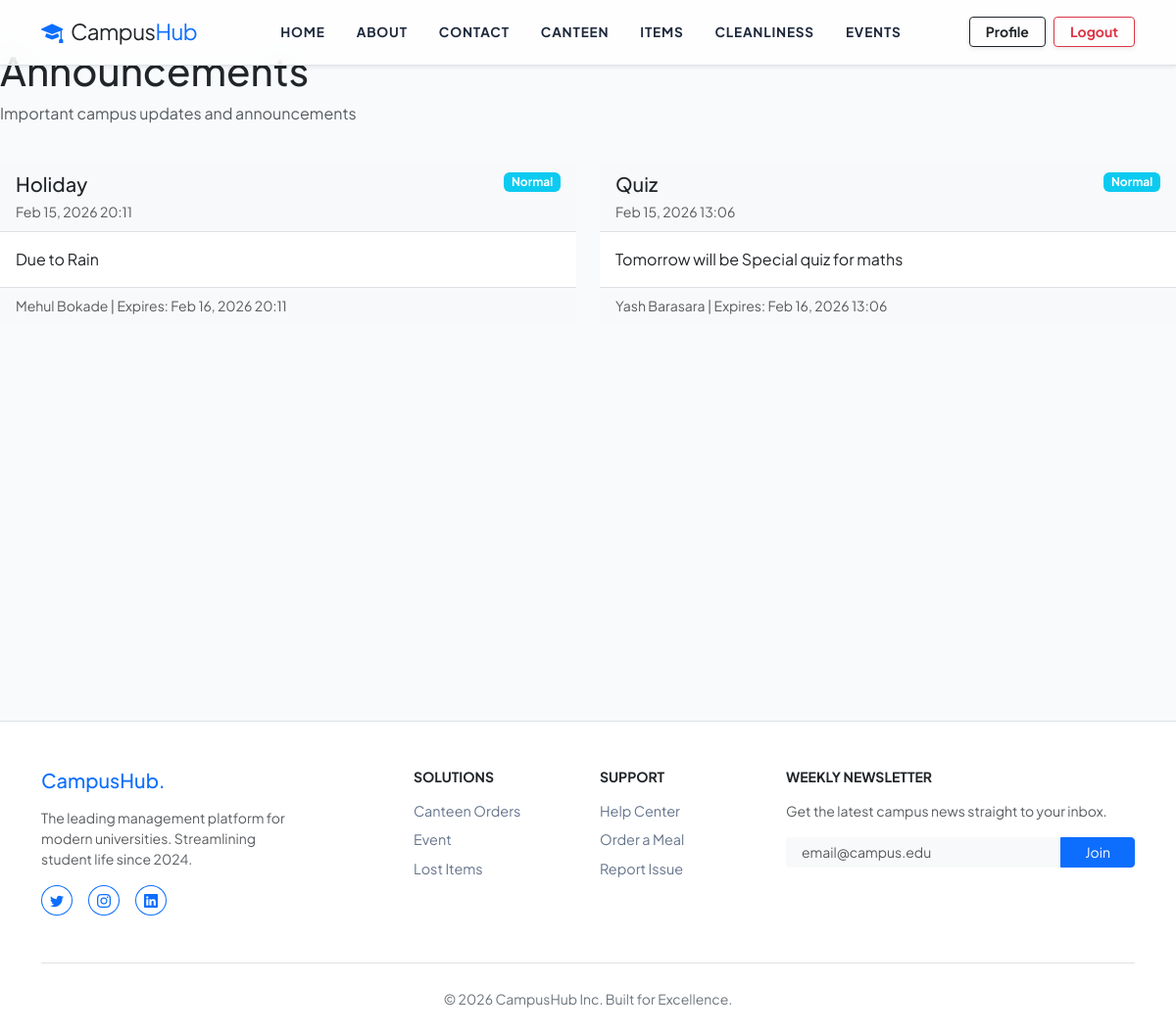
/notifications/announcements/ (signed in), run on the app's committed database.
### notifications/models.py (models this page shows, shortened)
class Announcement(models.Model):
    title = models.CharField(max_length=300)
    content = models.TextField()
    created_by = models.ForeignKey(User, on_delete=models.CASCADE)
    priority = models.CharField(max_length=20, choices=[
        ('low', 'Low'),
        ('normal', 'Normal'),
        ('high', 'High'),
        ('urgent', 'Urgent'),
    ], default='normal')
    created_at = models.DateTimeField(auto_now_add=True)
    updated_at = models.DateTimeField(auto_now=True)
    expires_at = models.DateTimeField(null=True, blank=True)
    class Meta:
        app_label = 'notifications'
        ordering = ['-created_at']
        verbose_name = 'Announcement'
        verbose_name_plural = 'Announcements'

### notifications/views.py (the view)
# urls.py: path('announcements/', views.announcements, name='announcements'),
def announcements(request):
    announcements_list = Announcement.objects.filter(
        Q(expires_at__isnull=True) | Q(expires_at__gte=timezone.now())
    ).order_by('-priority', '-created_at')
    context = {
        'announcements': announcements_list,
    }
    return render(request, 'notifications/announcements.html', context)

### templates/notifications/announcements.html (shortened to what this page needs)
{% extends 'core/base.html' %}
{% block content %}
<div class="row mb-4">
    <div class="col-lg-12">
        <h1 class="page-title">
             Announcements
        </h1>
        <p class="text-muted">Important campus updates and announcements</p>
    </div>
</div>
<div class="row g-4">
    {% if announcements %}
    {% for announcement in announcements %}
    <div class="col-lg-6">
        <div class="card h-100">
            <div class="card-header bg-light border-bottom">
                <div class="d-flex justify-content-between align-items-start">
                    <div>
                        <h5 class="card-title mb-1">{{ announcement.title }}</h5>
                        <small class="text-muted">
                            {{ announcement.created_at|date:"M d, Y H:i" }}
                        </small>
                    </div>
                    <span class="badge
                                {% if announcement.priority == 'urgent' %}bg-danger
                                {% elif announcement.priority == 'high' %}bg-warning
                                {% elif announcement.priority == 'normal' %}bg-info
                                {% else %}bg-success{% endif %}">
                        {{ announcement.get_priority_display }}
                    </span>
                </div>
            </div>
            <div class="card-body">
                <p class="card-text">{{ announcement.content }}</p>
            </div>
            <div class="card-footer bg-light border-top text-muted small">
                 {{ announcement.created_by.get_full_name }}
                {% if announcement.expires_at %}
                |  Expires: {{ announcement.expires_at|date:"M d, Y H:i" }}
                {% endif %}
            </div>
        </div>
    </div>
    {% endfor %}
    {% endif %}
</div>
{% endblock %}

### static/css/base.css (style rules this page uses)
body { font-family: 'Plus Jakarta Sans', sans-serif; background-color: #f8fafc; overflow-x: hidden; }
.card { transition: all 0.3s cubic-bezier(0.165, 0.84, 0.44, 1); border: none; }

### data on the page
Announcement: title "Holiday", created_at "Feb 15, 2026 20:11", priority "Normal", content "Due to Rain", created_by.get_full_name "Mehul Bokade", expires_at "Feb 16, 2026 20:11"
Announcement: title "Quiz", created_at "Feb 15, 2026 13:06", priority "Normal", content "Tomorrow will be Special quiz for maths", created_by.get_full_name "Yash Barasara", expires_at "Feb 16, 2026 13:06"
